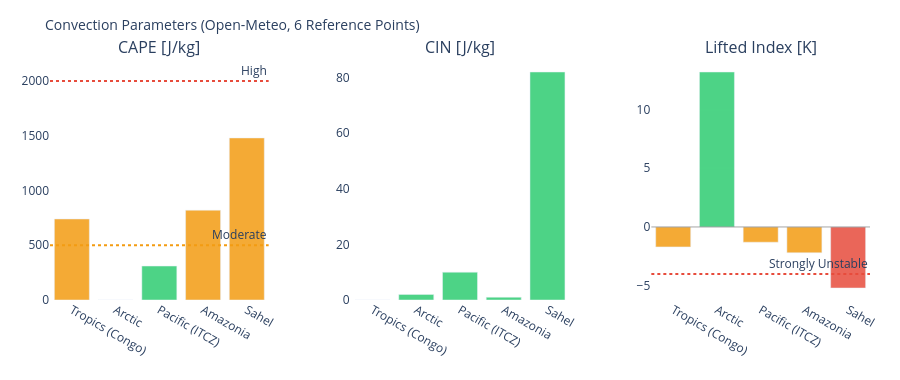

Write notebook code for a chart like this one.
### Markdown cell above
---
## 3. Visualizations

### Code cell
# ============================================================
# CAPE / CIN / LIFTED INDEX – Convection potential
# ============================================================

if not df_atm.empty:
    fig = make_subplots(
        rows=1, cols=3,
        subplot_titles=['CAPE [J/kg]', 'CIN [J/kg]', 'Lifted Index [K]'],
        horizontal_spacing=0.1
    )
    pts = df_atm['point'].tolist()
    pt_colors = ['#E85D24','#185FA5','#888780','#378ADD','#639922','#F2A623']

    # CAPE – höher = mehr Gewitterpotential
    cape_vals = df_atm['cape'].fillna(0).tolist()
    cape_colors = ['#e74c3c' if v > 2000 else '#f39c12' if v > 500 else '#2ecc71'
                   for v in cape_vals]
    fig.add_trace(go.Bar(x=pts, y=cape_vals, marker_color=cape_colors,
                         opacity=0.85, showlegend=False), row=1, col=1)
    fig.add_hline(y=2000, line_dash='dot', line_color='#e74c3c',
                  annotation_text='High', row=1, col=1)
    fig.add_hline(y=500,  line_dash='dot', line_color='#f39c12',
                  annotation_text='Moderate', row=1, col=1)

    # CIN – negativer = stärker gedeckelt (weniger Auslöse)
    cin_vals = df_atm['cin'].fillna(0).tolist()
    cin_colors = ['#e74c3c' if v < -200 else '#f39c12' if v < -50 else '#2ecc71'
                  for v in cin_vals]
    fig.add_trace(go.Bar(x=pts, y=cin_vals, marker_color=cin_colors,
                         opacity=0.85, showlegend=False), row=1, col=2)

    # Lifted Index – negativ = instabil
    li_vals = df_atm['li'].fillna(0).tolist()
    li_colors = ['#e74c3c' if v < -4 else '#f39c12' if v < 0 else '#2ecc71'
                 for v in li_vals]
    fig.add_trace(go.Bar(x=pts, y=li_vals, marker_color=li_colors,
                         opacity=0.85, showlegend=False), row=1, col=3)
    fig.add_hline(y=0, line_color='gray', line_width=0.7, row=1, col=3)
    fig.add_hline(y=-4, line_dash='dot', line_color='#e74c3c',
                  annotation_text='Strongly Unstable', row=1, col=3)

    fig.update_layout(
        title=dict(text='Convection Parameters (Open-Meteo, 6 Reference Points)', font=dict(size=14)),
        height=380, plot_bgcolor='rgba(0,0,0,0)', paper_bgcolor='rgba(0,0,0,0)',
        margin=dict(l=50, r=30, t=60, b=80)
    )
    fig.update_xaxes(tickangle=30)
    fig.show()

### Figure 1 — Plotly figure (JSON) as saved in the notebook; plotly's stock layout.template omitted (floating-point values rounded to 4 significant figures)
{"data": [{"marker": {"color": ["#f39c12", "#2ecc71", "#2ecc71", "#f39c12", "#f39c12"]}, "opacity": 0.85, "showlegend": false, "type": "bar", "x": ["Tropics (Congo)", "Arctic", "Pacific (ITCZ)", "Amazonia", "Sahel"], "xaxis": "x", "y": [740.0, 0.0, 310.0, 820.0, 1480.0], "yaxis": "y"}, {"marker": {"color": ["#2ecc71", "#2ecc71", "#2ecc71", "#2ecc71", "#2ecc71"]}, "opacity": 0.85, "showlegend": false, "type": "bar", "x": ["Tropics (Congo)", "Arctic", "Pacific (ITCZ)", "Amazonia", "Sahel"], "xaxis": "x2", "y": [0.0, 2.0, 10.0, 1.0, 82.0], "yaxis": "y2"}, {"marker": {"color": ["#f39c12", "#2ecc71", "#f39c12", "#f39c12", "#e74c3c"]}, "opacity": 0.85, "showlegend": false, "type": "bar", "x": ["Tropics (Congo)", "Arctic", "Pacific (ITCZ)", "Amazonia", "Sahel"], "xaxis": "x3", "y": [-1.7, 13.2, -1.3, -2.2, -5.2], "yaxis": "y3"}], "layout": {"annotations": [{"font": {"size": 16}, "showarrow": false, "text": "CAPE [J/kg]", "x": 0.1333, "xanchor": "center", "xref": "paper", "y": 1.0, "yanchor": "bottom", "yref": "paper"}, {"font": {"size": 16}, "showarrow": false, "text": "CIN [J/kg]", "x": 0.5, "xanchor": "center", "xref": "paper", "y": 1.0, "yanchor": "bottom", "yref": "paper"}, {"font": {"size": 16}, "showarrow": false, "text": "Lifted Index [K]", "x": 0.8667, "xanchor": "center", "xref": "paper", "y": 1.0, "yanchor": "bottom", "yref": "paper"}, {"showarrow": false, "text": "High", "x": 1, "xanchor": "right", "xref": "x domain", "y": 2000, "yanchor": "bottom", "yref": "y"}, {"showarrow": false, "text": "Moderate", "x": 1, "xanchor": "right", "xref": "x domain", "y": 500, "yanchor": "bottom", "yref": "y"}, {"showarrow": false, "text": "Strongly Unstable", "x": 1, "xanchor": "right", "xref": "x3 domain", "y": -4, "yanchor": "bottom", "yref": "y3"}], "height": 380, "margin": {"b": 80, "l": 50, "r": 30, "t": 60}, "paper_bgcolor": "rgba(0,0,0,0)", "plot_bgcolor": "rgba(0,0,0,0)", "shapes": [{"line": {"color": "#e74c3c", "dash": "dot"}, "type": "line", "x0": 0, "x1": 1, "xref": "x domain", "y0": 2000, "y1": 2000, "yref": "y"}, {"line": {"color": "#f39c12", "dash": "dot"}, "type": "line", "x0": 0, "x1": 1, "xref": "x domain", "y0": 500, "y1": 500, "yref": "y"}, {"line": {"color": "gray", "width": 0.7}, "type": "line", "x0": 0, "x1": 1, "xref": "x3 domain", "y0": 0, "y1": 0, "yref": "y3"}, {"line": {"color": "#e74c3c", "dash": "dot"}, "type": "line", "x0": 0, "x1": 1, "xref": "x3 domain", "y0": -4, "y1": -4, "yref": "y3"}], "title": {"font": {"size": 14}, "text": "Convection Parameters (Open-Meteo, 6 Reference Points)"}, "xaxis": {"anchor": "y", "domain": [0.0, 0.2667], "tickangle": 30}, "xaxis2": {"anchor": "y2", "domain": [0.3667, 0.6333], "tickangle": 30}, "xaxis3": {"anchor": "y3", "domain": [0.7333, 1.0], "tickangle": 30}, "yaxis": {"anchor": "x", "domain": [0.0, 1.0]}, "yaxis2": {"anchor": "x2", "domain": [0.0, 1.0]}, "yaxis3": {"anchor": "x3", "domain": [0.0, 1.0]}}}
